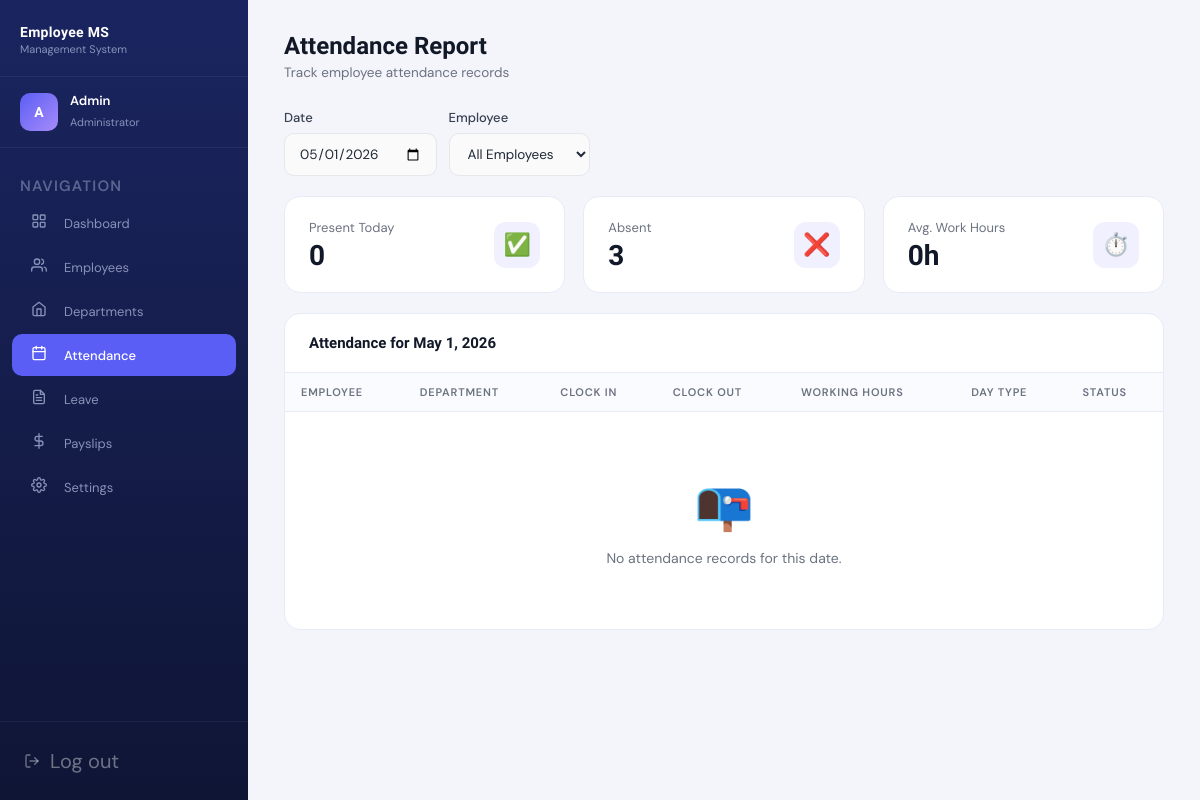
The page /admin/attendance.php?date=2026-05-01 (signed in) on the database as committed earlier.
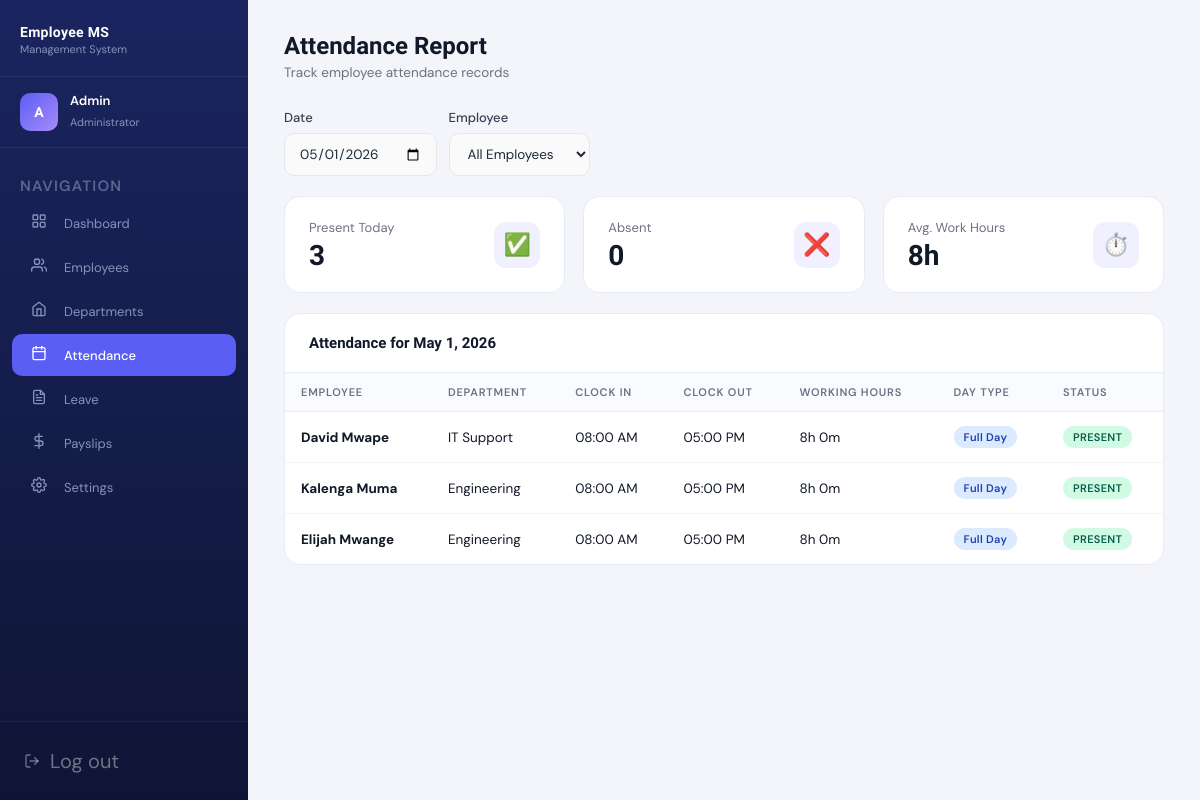
The same page on the database as committed later.
### tables this page shows
CREATE TABLE IF NOT EXISTS attendance (
    attendance_id  INT           PRIMARY KEY AUTO_INCREMENT,
    employee_id    INT           NOT NULL,
    date           DATE          NOT NULL,
    clock_in_time  TIME          NULL,
    clock_out_time TIME          NULL,
    total_hours    DECIMAL(4,2)  DEFAULT 0.00,
    daily_pay      DECIMAL(10,2) DEFAULT 0.00,
    UNIQUE KEY uq_attendance (employee_id, date),
    FOREIGN KEY (employee_id) REFERENCES employees(employee_id) ON DELETE CASCADE
);

CREATE TABLE IF NOT EXISTS employees (
    employee_id          INT            PRIMARY KEY AUTO_INCREMENT,
    user_id              INT            UNIQUE NOT NULL,
    full_name            VARCHAR(100)   NOT NULL,
    department_id        INT            NOT NULL,
    position             VARCHAR(100)   NOT NULL,
    basic_salary         DECIMAL(10,2)  NOT NULL,
    joining_date         DATE           NOT NULL,
    annual_leave_balance DECIMAL(5,1)   DEFAULT 12.0,
    bio                  TEXT           NULL,
    is_active            TINYINT(1)     DEFAULT 1,
    FOREIGN KEY (user_id)        REFERENCES users(user_id)             ON DELETE CASCADE,
    FOREIGN KEY (department_id)  REFERENCES departments(department_id)
);

CREATE TABLE IF NOT EXISTS departments (
    department_id   INT          PRIMARY KEY AUTO_INCREMENT,
    department_name VARCHAR(100) UNIQUE NOT NULL
);

### database/config.php (called while the page is built, shortened)
<?php
function sanitize($conn, $data) {
    return $conn->real_escape_string(trim(strip_tags($data)));
}
?>

### admin/attendance.php (the view, shortened to what this page needs)
<?php
require_once '../database/config.php';
$date_filter = sanitize($conn, $_GET['date'] ?? date('Y-m-d'));
$sql = "SELECT a.*, e.full_name, d.department_name
        FROM attendance a
        JOIN employees e ON a.employee_id = e.employee_id
        JOIN departments d ON e.department_id = d.department_id
        WHERE a.date = '$date_filter'";
$sql .= " ORDER BY a.clock_in_time";
$records = $conn->query($sql)->fetch_all(MYSQLI_ASSOC);
$present = count($records);
$total_emp = $conn->query("SELECT COUNT(*) as c FROM employees WHERE is_active=1")->fetch_assoc()['c'];
$avg_hours = $present > 0 ? round(array_sum(array_column($records, 'total_hours')) / $present, 1) : 0;
?>
<!DOCTYPE html>
<html lang="en">
<head>
    <link rel="stylesheet" href="../assets/css/dashboard.css">
</head>
<body>
<div class="app-layout">
    <?php include 'sidebar.php'; ?>
    <div class="main-content">
        <div class="page-header">
            <h1>Attendance Report</h1>
            <p>Track employee attendance records</p>
        </div>
        <div class="page-body">
            <div style="display:flex;gap:12px;align-items:flex-end;margin-bottom:20px;flex-wrap:wrap;">
                <div class="form-group" style="margin:0;">
                    <label>Date</label>
                    <input type="date" id="dateFilter" class="form-control" value="<?= $date_filter ?>" onchange="applyFilter()">
                </div>
                <div class="form-group" style="margin:0;">
                    <label>Employee</label>
                    <select id="empFilter" class="form-control" onchange="applyFilter()">
                        <option value="0">All Employees</option>
                    </select>
                </div>
            </div>
            <div class="stats-grid" style="margin-bottom:20px;">
                <div class="stat-card">
                    <div class="stat-info"><div class="stat-label">Present Today</div><div class="stat-value"><?= $present ?></div></div>
                    <div class="stat-icon">✅</div>
                </div>
                <div class="stat-card">
                    <div class="stat-info"><div class="stat-label">Absent</div><div class="stat-value"><?= $total_emp - $present ?></div></div>
                    <div class="stat-icon">❌</div>
                </div>
                <div class="stat-card">
                    <div class="stat-info"><div class="stat-label">Avg. Work Hours</div><div class="stat-value"><?= $avg_hours ?>h</div></div>
                    <div class="stat-icon">⏱️</div>
                </div>
            </div>
            <div class="card">
                <div class="card-header">
                    <h3>Attendance for <?= date('F j, Y', strtotime($date_filter)) ?></h3>
                </div>
                <table>
                    <thead>
                        <tr>
                            <th>Employee</th>
                            <th>Department</th>
                            <th>Clock In</th>
                            <th>Clock Out</th>
                            <th>Working Hours</th>
                            <th>Day Type</th>
                            <th>Status</th>
                        </tr>
                    </thead>
                    <tbody>
                    <?php if (empty($records)): ?>
                        <tr><td colspan="7"><div class="empty-state"><div class="empty-icon">📭</div><p>No attendance records for this date.</p></div></td></tr>
                    <?php else: foreach ($records as $r):
                        $hours = $r['total_hours'];
                        $day_type = $hours >= 7 ? 'Full Day' : ($hours >= 4 ? 'Half Day' : 'Short');
                    ?>
                        <tr>
                            <td><strong><?= htmlspecialchars($r['full_name']) ?></strong></td>
                            <td><?= htmlspecialchars($r['department_name']) ?></td>
                            <td><?= $r['clock_in_time'] ? date('h:i A', strtotime($r['clock_in_time'])) : '—' ?></td>
                            <td><?= $r['clock_out_time'] ? date('h:i A', strtotime($r['clock_out_time'])) : '—' ?></td>
                            <td><?= $r['clock_in_time'] ? floor($hours).'h '.round(($hours-floor($hours))*60).'m' : '—' ?></td>
                            <td><span class="badge badge-info"><?= $day_type ?></span></td>
                            <td><span class="badge badge-success">PRESENT</span></td>
                        </tr>
                    <?php endforeach; endif; ?>
                    </tbody>
                </table>
            </div>
        </div>
    </div>
</div>
</body>
</html>

Rows that differ between the two databases and show on the page:
added attendance: employee.full_name "David Mwape", departments.department_name "IT Support", clock_in_time "08:00 AM", clock_out_time "05:00 PM", total_hours "8", ($hours-floor($hours))*60 "0", total_hours "Full Day"
now on this page (row edited): attendance: employee.full_name "Kalenga Muma", departments.department_name "Engineering", clock_in_time "08:00 AM", clock_out_time "05:00 PM", total_hours "8", ($hours-floor($hours))*60 "0", total_hours "Full Day"
added attendance: employee.full_name "Elijah Mwange", departments.department_name "Engineering", clock_in_time "08:00 AM", clock_out_time "05:00 PM", total_hours "8", ($hours-floor($hours))*60 "0", total_hours "Full Day"
Other text that changed with them:
$present: "0" → "3"
$total_emp - $present: "3" → "0"
$avg_hours: "0" → "8"
text no longer shown: "📭 No attendance records for this date."
